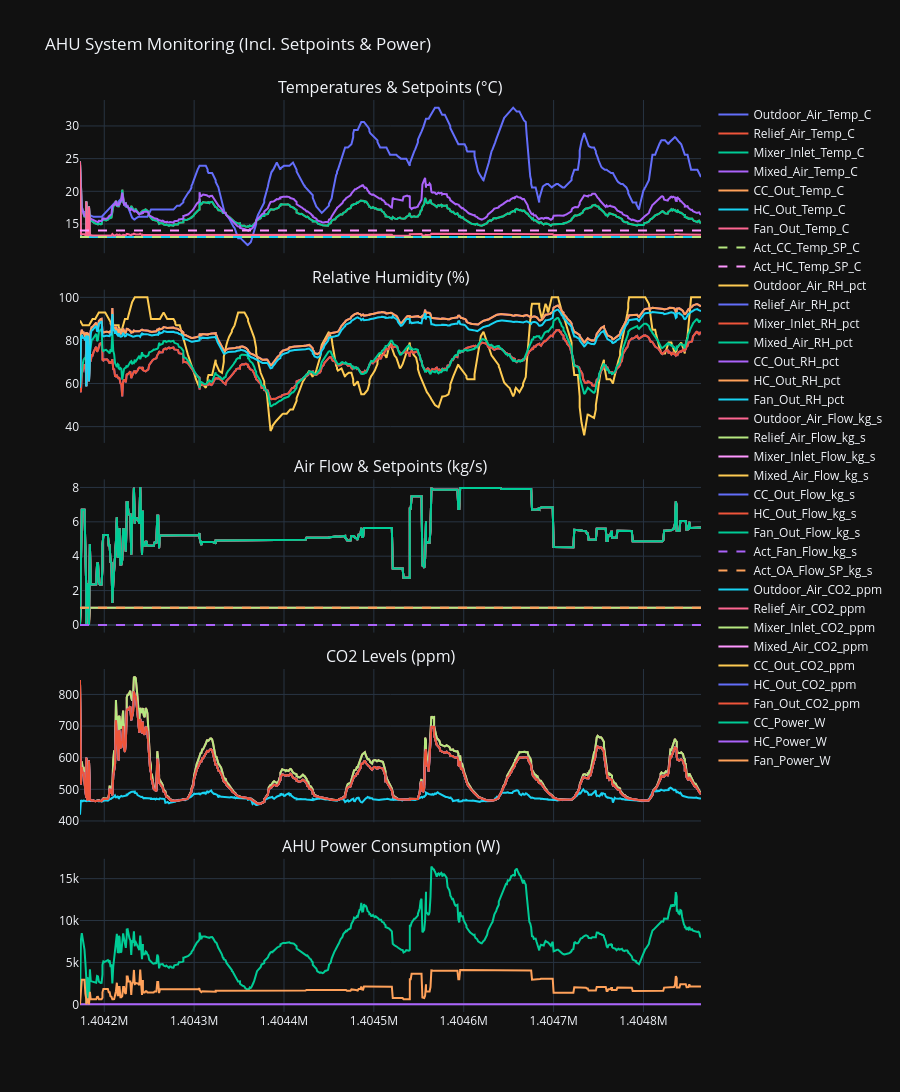

The cell this chart's notebook holds for it:
### Code cell
plot_ahu_monitoring(df)

### Figure 1 — Plotly figure (JSON) as saved in the notebook; plotly's stock layout.template omitted (floating-point values rounded to 4 significant figures; data arrays with more than 128 entries replaced by an {"elided": "..."} marker saying what was removed)
{"data": [{"mode": "lines", "name": "Outdoor_Air_Temp_C", "type": "scatter", "x": {"elided": "768 int values"}, "xaxis": "x", "y": {"elided": "768 float values"}, "yaxis": "y"}, {"mode": "lines", "name": "Relief_Air_Temp_C", "type": "scatter", "x": {"elided": "768 int values"}, "xaxis": "x", "y": {"elided": "768 float values"}, "yaxis": "y"}, {"mode": "lines", "name": "Mixer_Inlet_Temp_C", "type": "scatter", "x": {"elided": "768 int values"}, "xaxis": "x", "y": {"elided": "768 float values"}, "yaxis": "y"}, {"mode": "lines", "name": "Mixed_Air_Temp_C", "type": "scatter", "x": {"elided": "768 int values"}, "xaxis": "x", "y": {"elided": "768 float values"}, "yaxis": "y"}, {"mode": "lines", "name": "CC_Out_Temp_C", "type": "scatter", "x": {"elided": "768 int values"}, "xaxis": "x", "y": {"elided": "768 float values"}, "yaxis": "y"}, {"mode": "lines", "name": "HC_Out_Temp_C", "type": "scatter", "x": {"elided": "768 int values"}, "xaxis": "x", "y": {"elided": "768 float values"}, "yaxis": "y"}, {"mode": "lines", "name": "Fan_Out_Temp_C", "type": "scatter", "x": {"elided": "768 int values"}, "xaxis": "x", "y": {"elided": "768 float values"}, "yaxis": "y"}, {"line": {"dash": "dash"}, "mode": "lines", "name": "Act_CC_Temp_SP_C", "type": "scatter", "x": {"elided": "768 int values"}, "xaxis": "x", "y": {"elided": "768 int values"}, "yaxis": "y"}, {"line": {"dash": "dash"}, "mode": "lines", "name": "Act_HC_Temp_SP_C", "type": "scatter", "x": {"elided": "768 int values"}, "xaxis": "x", "y": {"elided": "768 int values"}, "yaxis": "y"}, {"mode": "lines", "name": "Outdoor_Air_RH_pct", "type": "scatter", "x": {"elided": "768 int values"}, "xaxis": "x2", "y": {"elided": "768 float values"}, "yaxis": "y2"}, {"mode": "lines", "name": "Relief_Air_RH_pct", "type": "scatter", "x": {"elided": "768 int values"}, "xaxis": "x2", "y": {"elided": "768 float values"}, "yaxis": "y2"}, {"mode": "lines", "name": "Mixer_Inlet_RH_pct", "type": "scatter", "x": {"elided": "768 int values"}, "xaxis": "x2", "y": {"elided": "768 float values"}, "yaxis": "y2"}, {"mode": "lines", "name": "Mixed_Air_RH_pct", "type": "scatter", "x": {"elided": "768 int values"}, "xaxis": "x2", "y": {"elided": "768 float values"}, "yaxis": "y2"}, {"mode": "lines", "name": "CC_Out_RH_pct", "type": "scatter", "x": {"elided": "768 int values"}, "xaxis": "x2", "y": {"elided": "768 float values"}, "yaxis": "y2"}, {"mode": "lines", "name": "HC_Out_RH_pct", "type": "scatter", "x": {"elided": "768 int values"}, "xaxis": "x2", "y": {"elided": "768 float values"}, "yaxis": "y2"}, {"mode": "lines", "name": "Fan_Out_RH_pct", "type": "scatter", "x": {"elided": "768 int values"}, "xaxis": "x2", "y": {"elided": "768 float values"}, "yaxis": "y2"}, {"mode": "lines", "name": "Outdoor_Air_Flow_kg_s", "type": "scatter", "x": {"elided": "768 int values"}, "xaxis": "x3", "y": {"elided": "768 int values"}, "yaxis": "y3"}, {"mode": "lines", "name": "Relief_Air_Flow_kg_s", "type": "scatter", "x": {"elided": "768 int values"}, "xaxis": "x3", "y": {"elided": "768 int values"}, "yaxis": "y3"}, {"mode": "lines", "name": "Mixer_Inlet_Flow_kg_s", "type": "scatter", "x": {"elided": "768 int values"}, "xaxis": "x3", "y": {"elided": "768 float values"}, "yaxis": "y3"}, {"mode": "lines", "name": "Mixed_Air_Flow_kg_s", "type": "scatter", "x": {"elided": "768 int values"}, "xaxis": "x3", "y": {"elided": "768 float values"}, "yaxis": "y3"}, {"mode": "lines", "name": "CC_Out_Flow_kg_s", "type": "scatter", "x": {"elided": "768 int values"}, "xaxis": "x3", "y": {"elided": "768 float values"}, "yaxis": "y3"}, {"mode": "lines", "name": "HC_Out_Flow_kg_s", "type": "scatter", "x": {"elided": "768 int values"}, "xaxis": "x3", "y": {"elided": "768 float values"}, "yaxis": "y3"}, {"mode": "lines", "name": "Fan_Out_Flow_kg_s", "type": "scatter", "x": {"elided": "768 int values"}, "xaxis": "x3", "y": {"elided": "768 float values"}, "yaxis": "y3"}, {"line": {"dash": "dash"}, "mode": "lines", "name": "Act_Fan_Flow_kg_s", "type": "scatter", "x": {"elided": "768 int values"}, "xaxis": "x3", "y": {"elided": "768 int values"}, "yaxis": "y3"}, {"line": {"dash": "dash"}, "mode": "lines", "name": "Act_OA_Flow_SP_kg_s", "type": "scatter", "x": {"elided": "768 int values"}, "xaxis": "x3", "y": {"elided": "768 int values"}, "yaxis": "y3"}, {"mode": "lines", "name": "Outdoor_Air_CO2_ppm", "type": "scatter", "x": {"elided": "768 int values"}, "xaxis": "x4", "y": {"elided": "768 float values"}, "yaxis": "y4"}, {"mode": "lines", "name": "Relief_Air_CO2_ppm", "type": "scatter", "x": {"elided": "768 int values"}, "xaxis": "x4", "y": {"elided": "768 float values"}, "yaxis": "y4"}, {"mode": "lines", "name": "Mixer_Inlet_CO2_ppm", "type": "scatter", "x": {"elided": "768 int values"}, "xaxis": "x4", "y": {"elided": "768 float values"}, "yaxis": "y4"}, {"mode": "lines", "name": "Mixed_Air_CO2_ppm", "type": "scatter", "x": {"elided": "768 int values"}, "xaxis": "x4", "y": {"elided": "768 float values"}, "yaxis": "y4"}, {"mode": "lines", "name": "CC_Out_CO2_ppm", "type": "scatter", "x": {"elided": "768 int values"}, "xaxis": "x4", "y": {"elided": "768 float values"}, "yaxis": "y4"}, {"mode": "lines", "name": "HC_Out_CO2_ppm", "type": "scatter", "x": {"elided": "768 int values"}, "xaxis": "x4", "y": {"elided": "768 float values"}, "yaxis": "y4"}, {"mode": "lines", "name": "Fan_Out_CO2_ppm", "type": "scatter", "x": {"elided": "768 int values"}, "xaxis": "x4", "y": {"elided": "768 float values"}, "yaxis": "y4"}, {"mode": "lines", "name": "CC_Power_W", "type": "scatter", "x": {"elided": "768 int values"}, "xaxis": "x5", "y": {"elided": "768 float values"}, "yaxis": "y5"}, {"mode": "lines", "name": "HC_Power_W", "type": "scatter", "x": {"elided": "768 int values"}, "xaxis": "x5", "y": {"elided": "768 int values"}, "yaxis": "y5"}, {"mode": "lines", "name": "Fan_Power_W", "type": "scatter", "x": {"elided": "768 int values"}, "xaxis": "x5", "y": {"elided": "768 float values"}, "yaxis": "y5"}], "layout": {"annotations": [{"font": {"size": 16}, "showarrow": false, "text": "Temperatures & Setpoints (°C)", "x": 0.5, "xanchor": "center", "xref": "paper", "y": 1, "yanchor": "bottom", "yref": "paper"}, {"font": {"size": 16}, "showarrow": false, "text": "Relative Humidity (%)", "x": 0.5, "xanchor": "center", "xref": "paper", "y": 0.792, "yanchor": "bottom", "yref": "paper"}, {"font": {"size": 16}, "showarrow": false, "text": "Air Flow & Setpoints (kg/s)", "x": 0.5, "xanchor": "center", "xref": "paper", "y": 0.584, "yanchor": "bottom", "yref": "paper"}, {"font": {"size": 16}, "showarrow": false, "text": "CO2 Levels (ppm)", "x": 0.5, "xanchor": "center", "xref": "paper", "y": 0.376, "yanchor": "bottom", "yref": "paper"}, {"font": {"size": 16}, "showarrow": false, "text": "AHU Power Consumption (W)", "x": 0.5, "xanchor": "center", "xref": "paper", "y": 0.168, "yanchor": "bottom", "yref": "paper"}], "height": 1200, "hovermode": "x unified", "title": {"text": "AHU System Monitoring (Incl. Setpoints & Power)"}, "xaxis": {"anchor": "y", "domain": [0, 1], "matches": "x5", "showticklabels": false}, "xaxis2": {"anchor": "y2", "domain": [0, 1], "matches": "x5", "showticklabels": false}, "xaxis3": {"anchor": "y3", "domain": [0, 1], "matches": "x5", "showticklabels": false}, "xaxis4": {"anchor": "y4", "domain": [0, 1], "matches": "x5", "showticklabels": false}, "xaxis5": {"anchor": "y5", "domain": [0, 1]}, "yaxis": {"anchor": "x", "domain": [0.832, 1]}, "yaxis2": {"anchor": "x2", "domain": [0.624, 0.792]}, "yaxis3": {"anchor": "x3", "domain": [0.416, 0.584]}, "yaxis4": {"anchor": "x4", "domain": [0.208, 0.376]}, "yaxis5": {"anchor": "x5", "domain": [0, 0.168]}}}
